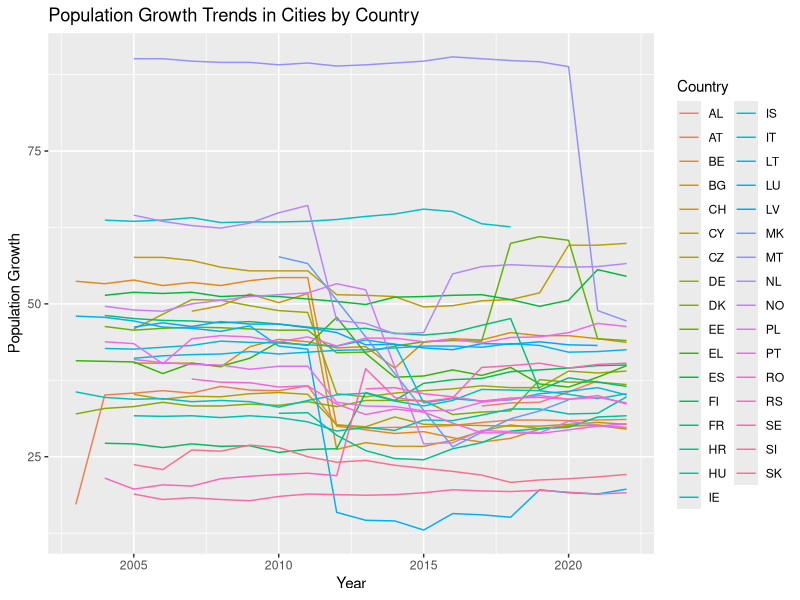
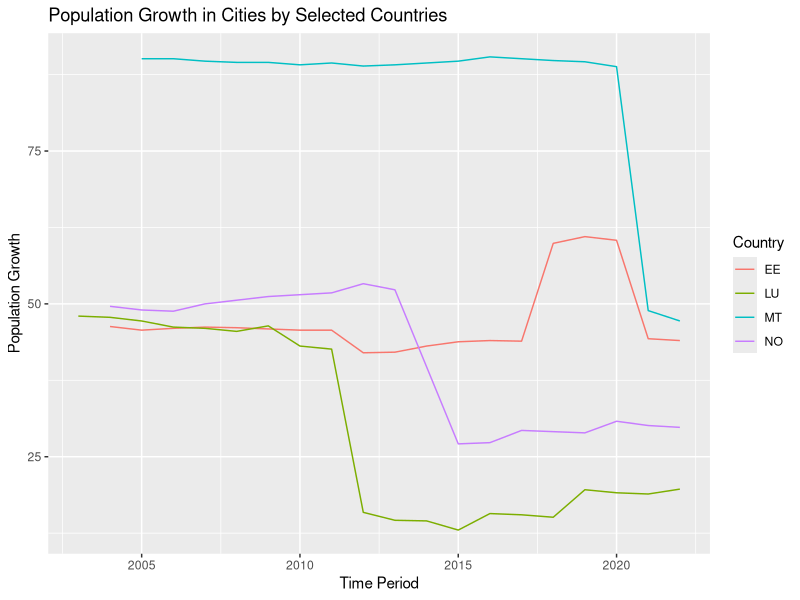
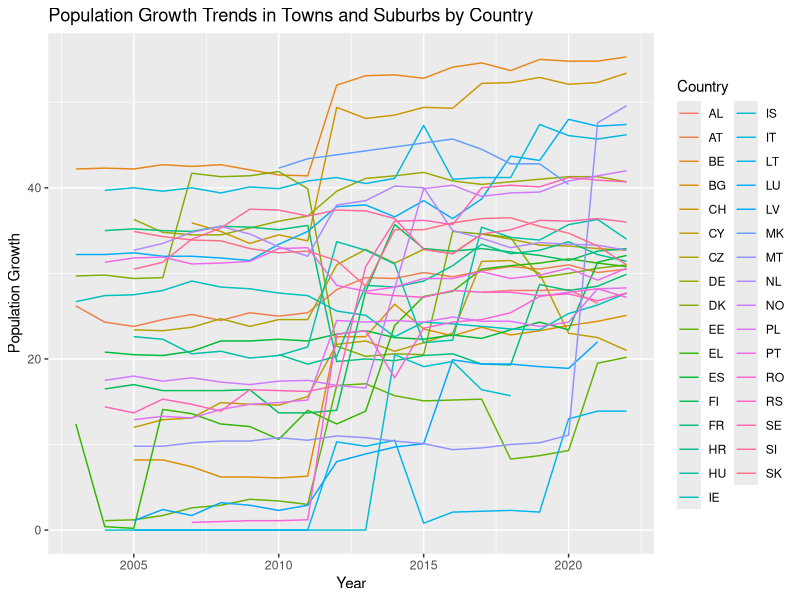
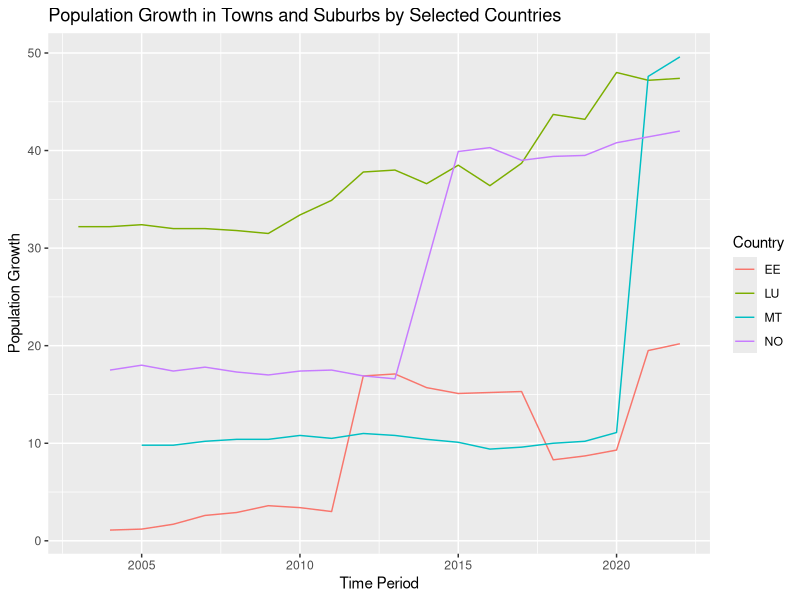
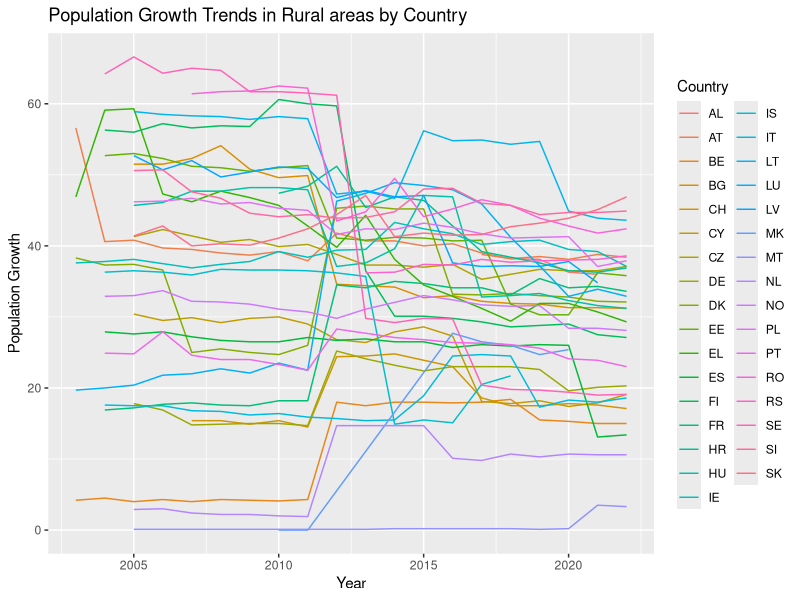
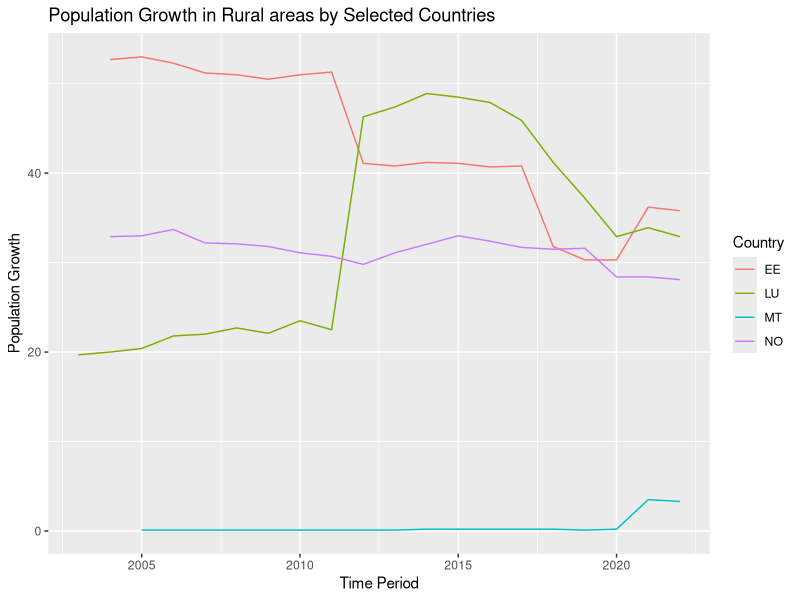

These charts were generated, in order, by the following R code:
## ---- chunk 1
#| label: setup 
#| output: false
#| message: false
library(tidyverse)
library(readxl)
library(dplyr)
library(ggplot2)
## ---- chunk 2
data <- read_csv("ilc_lvho01__custom_9371289_linear.csv", 
    locale = locale(date_names = "nb", encoding = "ISO-8859-1"))
View(ilc_lvho01_custom_9371289_linear)
## ---- chunk 3
columns_to_remove <- c("DATAFLOW", "LAST UPDATE", "freq", "incgrp", "building", "unit", "OBS_FLAG")
data <- data[, !(names(data) %in% columns_to_remove)]
## ---- chunk 4
data <- data %>% 
  mutate(deg_urb = case_when(
    deg_urb == "DEG1" ~ "Cities",
    deg_urb == "DEG2" ~ "Towns/Suburbs",
    deg_urb == "DEG3" ~ "Rural areas"
  ))
## ---- chunk 5
cities_plot <- data |> 
  filter(deg_urb == "Cities") |> 
  ggplot(aes(x = TIME_PERIOD, y = OBS_VALUE, color = geo)) +
  geom_line() +
  labs(title = "Population Growth Trends in Cities by Country",
       x = "Year",
       y = "Population Growth",
       color = "Country")

print(cities_plot)
## ---- chunk 6
cities_mt_plot <- data |>
  filter(deg_urb == "Cities", geo == "MT") |>
  ggplot(aes(x = "TIME_PERIOD", y = "OBS_VALUE")) +
  geom_line() +
  labs(title = "Population Growth in Cities (MT)",
       x = "Year",
       y = "Population Growth")
## ---- chunk 7
selected_countries <- c("MT", "LU", "NO", "EE")
selected_data <- subset(data, deg_urb == "Cities" & geo %in% selected_countries)

# Lag linjediagram
selected_cities <- ggplot(selected_data, aes(x = TIME_PERIOD, y = OBS_VALUE, group = geo, color = geo)) +
  geom_line() +
  labs(title = "Population Growth in Cities by Selected Countries",
       x = "Time Period",
       y = "Population Growth",
       color = "Country")

# Vis linjediagrammet
print(selected_cities)
## ---- chunk 8
towns_suburbs_plot <- data |> 
  filter(deg_urb == "Towns/Suburbs") |> 
  ggplot(aes(x = TIME_PERIOD, y = OBS_VALUE, color = geo)) +
  geom_line() +
  labs(title = "Population Growth Trends in Towns and Suburbs by Country",
       x = "Year",
       y = "Population Growth",
       color = "Country")

print(towns_suburbs_plot)
## ---- chunk 9
selected_countries_2 <- c("MT", "LU", "NO", "EE")
subset_towns <- subset(data, deg_urb == "Towns/Suburbs" & geo %in% selected_countries_2)

selected_towns <- ggplot(subset_towns, aes(x = TIME_PERIOD, y = OBS_VALUE, group = geo, color = geo)) +
  geom_line() +
  labs(title = "Population Growth in Towns and Suburbs by Selected Countries",
       x = "Time Period",
       y = "Population Growth",
       color = "Country")

print(selected_towns)
## ---- chunk 10
rural_plot <- data |> 
  filter(deg_urb == "Rural areas") |> 
  ggplot(aes(x = TIME_PERIOD, y = OBS_VALUE, color = geo)) +
  geom_line() +
  labs(title = "Population Growth Trends in Rural areas by Country",
       x = "Year",
       y = "Population Growth",
       color = "Country")

print(rural_plot)
## ---- chunk 11
selected_countries_3 <- c("MT", "LU", "NO", "EE")
subset_rural <- subset(data, deg_urb == "Rural areas" & geo %in% selected_countries_3)

selected_rural <- ggplot(subset_rural, aes(x = TIME_PERIOD, y = OBS_VALUE, group = geo, color = geo)) +
  geom_line() +
  labs(title = "Population Growth in Rural areas by Selected Countries",
       x = "Time Period",
       y = "Population Growth",
       color = "Country")

print(selected_rural)
## ---- chunk 12
data1 <- arbeidskraft <- read_csv("arbeidskraft.csv") |> 
  select(arbeidsvekst = OBS_VALUE, geo, deg_urb, TIME_PERIOD)

data2 <- arbeidsledighet1 <- read_csv("arbeidsledighet1.csv") |> 
  select(arbeidsledig = OBS_VALUE, geo, deg_urb, TIME_PERIOD)

data3 <- huspris <- read_csv("huspris.csv") |> 
  select(huspris = OBS_VALUE, geo, deg_urb, TIME_PERIOD)
## ---- chunk 13
arbeidsvekst <- data1 %>%
  mutate(deg_urb = case_when(
    deg_urb == "DEG1" ~ "Cities",
    deg_urb == "DEG2" ~ "Towns/Suburbs",
    deg_urb == "DEG3" ~ "Rural Areas",
    TRUE ~ as.character(deg_urb)  # Beholder andre verdier uendret
  ))
## ---- chunk 14
arbeidsledige <- data2 |> 
  mutate(deg_urb = case_when(
    deg_urb == "DEG1" ~ "Cities",
    deg_urb == "DEG2" ~ "Towns/Suburbs",
    deg_urb == "DEG3" ~ "Rural Areas",
    TRUE ~ as.character(deg_urb)  # Beholder andre verdier uendret
  ))
## ---- chunk 15
huspris <- data3 |> 
  mutate(deg_urb = case_when(
    deg_urb == "DEG1" ~ "Cities",
    deg_urb == "DEG2" ~ "Towns/Suburbs",
    deg_urb == "DEG3" ~ "Rural Areas",
    TRUE ~ as.character(deg_urb)  # Beholder andre verdier uendret
  ))
## ---- chunk 16
join <- arbeidsvekst |> 
  left_join(arbeidsledige, join_by(geo, TIME_PERIOD, deg_urb))

join1 <- join |> 
  left_join(huspris, join_by(geo, TIME_PERIOD, deg_urb))

maindata <- join1 |> 
  left_join(data, join_by(geo, TIME_PERIOD, deg_urb))
